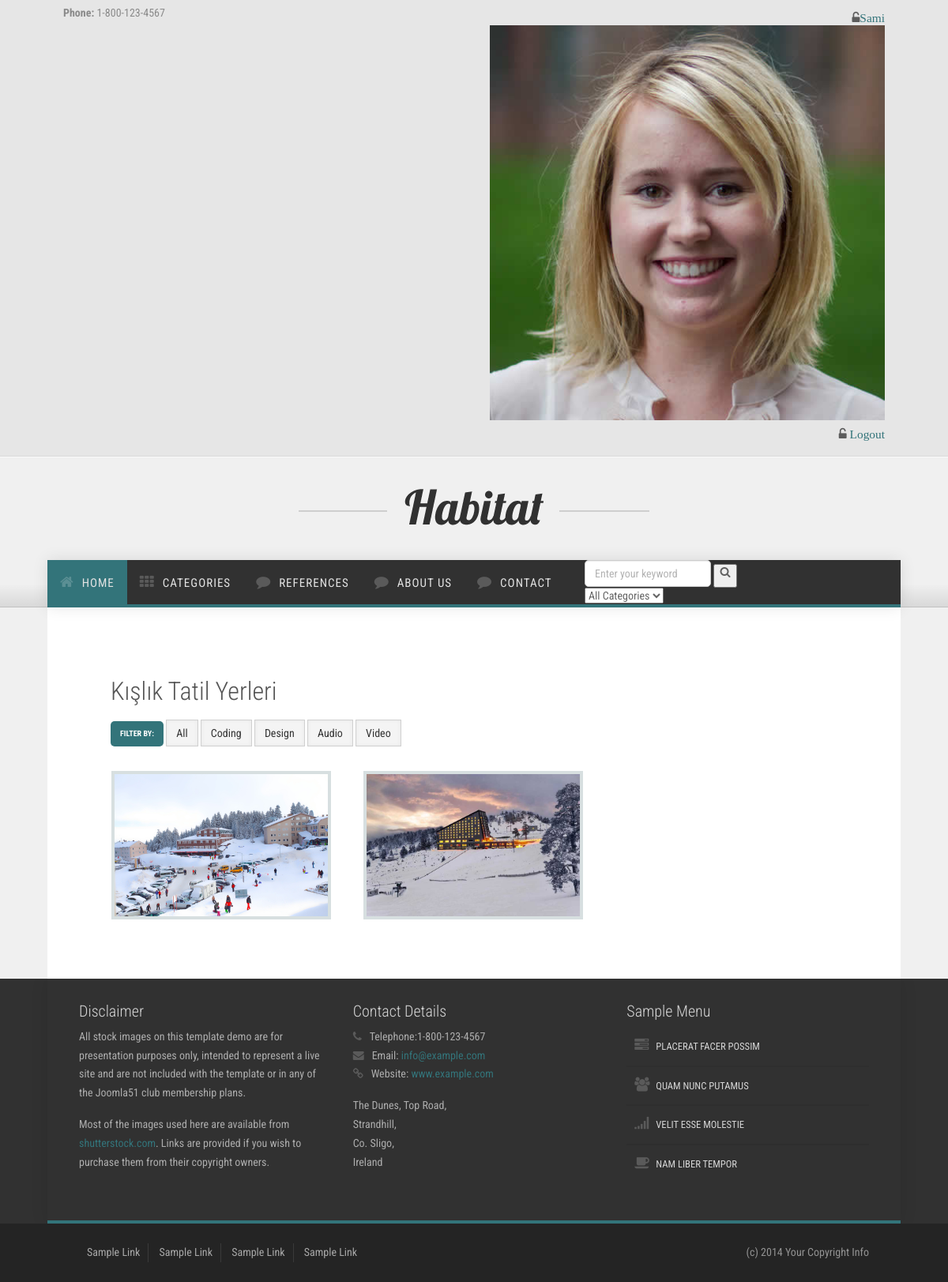
The page /category/12/Kislik-Tatil-Yerleri/ (signed in) on the database its author committed.
### place/models.py (models this page shows, shortened)
class Category(MPTTModel):
     STATUS = (
         ('True', 'Evet'),
         ('False', 'Hayır'),
     )
     title = models.CharField(max_length=100)
     keywords = models.CharField(max_length=255)
     description = models.CharField(max_length=255)
     image = models.ImageField(blank=True,upload_to='images/')
     status = models.CharField(max_length=10, choices=STATUS)
     slug  = models.SlugField(null=False, unique=True)
     parent = TreeForeignKey('self', blank=True, null=True, related_name='children', on_delete=models.CASCADE)
     create_at = models.DateTimeField(auto_now_add=True)
     update_at = models.DateTimeField(auto_now=True)
     class MPTTMeta:
         order_insertion_by = ['title']

class Place(models.Model):
    STATUS = (
        ('True', 'Evet'),
        ('False', 'Hayır'),
    )
    category = models.ForeignKey(Category, on_delete=models.CASCADE)
    title = models.CharField(max_length=150)
    keywords = models.CharField(max_length=255)
    description = models.CharField(max_length=255)
    image = models.ImageField(blank=True, upload_to='images/')
    price = models.FloatField()
    address = models.TextField()
    detail = RichTextUploadingField()
    slug = models.SlugField(null=False, unique=True)
    like = models.IntegerField()
    status = models.CharField(max_length=10, choices=STATUS)
    create_at = models.DateTimeField(auto_now_add=True)
    update_at = models.DateTimeField(auto_now=True)

### home/views.py (the view)
# urls.py: path('category/<int:id>/<slug:slug>/', views.category_places, name='category_places'),
def category_places(request, id, slug):
    category = Category.objects.all()
    categorydata = Category.objects.get(pk=id)
    places = Place.objects.filter(category_id=id)
    context = {'places': places,
               'category': category,
               'slug': slug,
               'categorydata': categorydata
               }
    return render(request,'places.html',context)

### home/templates/places.html (shortened to what this page needs)
{% extends "homebase.html" %}
{% block content %}
    <div id="content">
        <div class="container background-white">
            <div class="row margin-vert-30">
                <div class="col-md-12 margin-top-30">
                    <div id="content">
                        <div class="container background-white">
                            <div class="row margin-vert-30">
                                <div class="col-md-12">
                                    <h2>{{ categorydata.title }}</h2>
                                    <div class="portfolio-filter-container margin-top-20">
                                        <ul class="portfolio-filter">
                                            <li class="portfolio-filter-label label label-primary">
                                                filter by:
                                            </li>
                                            <li>
                                                <a href="#" class="portfolio-selected btn btn-default" data-filter="*">All</a>
                                            </li>
                                            <li>
                                                <a href="#" class="btn btn-default" data-filter=".code">Coding</a>
                                            </li>
                                            <li>
                                                <a href="#" class="btn btn-default" data-filter=".design">Design</a>
                                            </li>
                                            <li>
                                                <a href="#" class="btn btn-default" data-filter=".audio">Audio</a>
                                            </li>
                                            <li>
                                                <a href="#" class="btn btn-default" data-filter=".video">Video</a>
                                            </li>
                                        </ul>
                                    </div>
                                </div>
                            </div>
                            <div class="row">
                                <div class="col-md-12 portfolio-group no-padding">
                                    {% for rs in places %}
                                    <div class="col-md-4 portfolio-item margin-bottom-40 video">
                                        <div>
                                            <a href="/place/{{ rs.id }}/{{ rs.slug }}">
                                                <figure>
                                                    <img src="{{ rs.image.url }}" alt="image1">
                                                </figure>
                                            </a>
                                        </div>
                                    </div>
                                    {% endfor %} }}
                                </div>
                            </div>
                        </div>
                    </div>
                </div>
            </div>
        </div>
    </div>
{% endblock %}

### home/templates/header.html (shortened to what this page needs)
{% load static %}
<div id="pre-header" class="background-gray-lighter">
    <div class="container no-padding">
        <div class="row hidden-xs">
            <div class="col-sm-6 padding-vert-5">
                <strong>Phone:</strong>&nbsp;1-800-123-4567
            </div>
            <div class="col-sm-6 text-right padding-vert-5">
                {% if user.id is not None %}
                    <h5><a href="/user"><i class="fa fa-unlock-alt">{{ user.first_name }} </i></a><img src="/home/static/img/profiles/37.jpg"></h5>
                    <h5><a href="/logout/"><i class="fa fa-unlock-alt"> Logout </i></a></h5>
                {% else %}
                    <h5><a href="/login/"><i class="fa fa-unlock-alt"> Login </i></a></h5>
                    <h5> <a href="/signup/"><i class="fa fa-user-plus">Sign up</i> </a></h5>
                {% endif %}
            </div>
        </div>
    </div>
</div>
<div id="header">
    <div class="container">
        <div class="row">
            <div class="logo">
                <a href="index.html" title="">
                    <img src="{% static 'img/logo.png' %}" alt="Logo" />
                </a>
            </div>
        </div>
    </div>
</div>
<div id="hornav" class="bottom-border-shadow">
    <div class="container no-padding border-bottom">
        <div class="row">
            <div class="col-md-8 no-padding">
                <div class="visible-lg">
                    <ul id="hornavmenu" class="nav navbar-nav">
                        <li>
                            <a href="/" class="fa-home active">Home</a>
                        </li>
                        <li>
                            <span class="fa-th">Categories</span>
                                {% load mptt_tags %}
                        </li>
                        <li>
                            <a href="/referanslar" class="fa-comment ">References</a>
                        </li>
                        <li>
                            <a href="/hakkimizda" class="fa-comment ">About Us</a>
                        </li>
                        <li>
                            <a href="/contact" class="fa-comment ">Contact</a>
                        </li>
                    </ul>
                </div>
            </div>
            <div class="col-lg-2" style="position: absolute; right: 20em;}">
                <form action="/search/" method="post">
                    <input id="query" name="query" class="form-control" type="text" placeholder="Enter your keyword">
                    <button class="search-btn"><i class="fa fa-search"></i></button>
                    {% load mptt_tags %}
            <select name="catid" class="input fa-search">
                <option value="0">All Categories</option>
            </select>
            </form>
        </div>
    </div>
</div>
</div>

### home/static/css/custom.css (style rules this page uses)
.search-btn { display: flex; position: absolute; top: -20px; float: right; right: -38px; margin: 25px; width: 30px; justify-content: center; height: 30px; text-align: center; }

### rows shown on the page
Category: title "Kışlık Tatil Yerleri"
Place: image (picture)
Place: image (picture)

### other values the page prints
{{ user.first_name }} "Sami"
